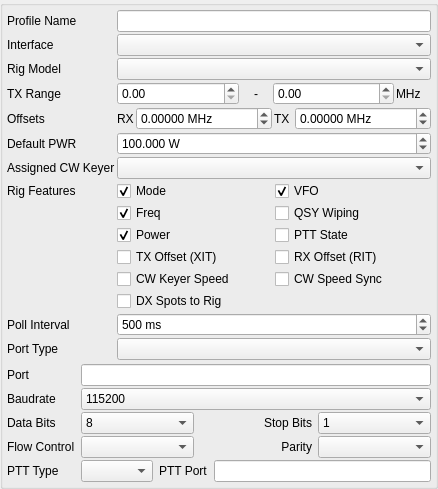
               <widget class="QGroupBox" name="rigProfileGroup">
                <property name="sizePolicy">
                 <sizepolicy hsizetype="Maximum" vsizetype="Maximum">
                  <horstretch>0</horstretch>
                  <verstretch>0</verstretch>
                 </sizepolicy>
                </property>
                <property name="minimumSize">
                 <size>
                  <width>410</width>
                  <height>0</height>
                 </size>
                </property>
                <property name="title">
                 <string/>
                </property>
                <property name="flat">
                 <bool>false</bool>
                </property>
                <layout class="QFormLayout" name="formLayout_7">
                 <property name="horizontalSpacing">
                  <number>2</number>
                 </property>
                 <property name="verticalSpacing">
                  <number>2</number>
                 </property>
                 <property name="leftMargin">
                  <number>4</number>
                 </property>
                 <property name="topMargin">
                  <number>4</number>
                 </property>
                 <property name="rightMargin">
                  <number>4</number>
                 </property>
                 <property name="bottomMargin">
                  <number>4</number>
                 </property>
                 <item row="0" column="0">
                  <widget class="QLabel" name="rigProfileNameLabel">
                   <property name="text">
                    <string>Profile Name</string>
                   </property>
                  </widget>
                 </item>
                 <item row="0" column="1">
                  <widget class="QLineEdit" name="rigProfileNameEdit">
                   <property name="toolTip">
                    <string/>
                   </property>
                   <property name="maxLength">
                    <number>25</number>
                   </property>
                  </widget>
                 </item>
                 <item row="1" column="0">
                  <widget class="QLabel" name="rigInterfaceLabel">
                   <property name="text">
                    <string>Interface</string>
                   </property>
                  </widget>
                 </item>
                 <item row="1" column="1">
                  <widget class="QComboBox" name="rigInterfaceCombo"/>
                 </item>
                 <item row="2" column="0">
                  <widget class="QLabel" name="rigModelLabel">
                   <property name="text">
                    <string>Rig Model</string>
                   </property>
                  </widget>
                 </item>
                 <item row="2" column="1">
                  <widget class="QComboBox" name="rigModelSelect"/>
                 </item>
                 <item row="3" column="0">
                  <widget class="QLabel" name="txRangeLabel">
                   <property name="toolTip">
                    <string>Minimum and maximum TX frequencies. Specific ranges are derived from allowed Band in the Setting.</string>
                   </property>
                   <property name="text">
                    <string>TX Range</string>
                   </property>
                  </widget>
                 </item>
                 <item row="3" column="1">
                  <layout class="QHBoxLayout" name="horizontalLayout_5">
                   <item>
                    <widget class="QDoubleSpinBox" name="rigTXFreqMinSpinBox">
                     <property name="toolTip">
                      <string>Minimum and maximum TX frequencies. Specific ranges are derived from allowed Band in the Setting.</string>
                     </property>
                     <property name="maximum">
                      <double>250000.000000000000000</double>
                     </property>
                    </widget>
                   </item>
                   <item>
                    <widget class="QLabel" name="rigTXFreqSepLabel">
                     <property name="maximumSize">
                      <size>
                       <width>30</width>
                       <height>16777215</height>
                      </size>
                     </property>
                     <property name="text">
                      <string>-</string>
                     </property>
                     <property name="alignment">
                      <set>Qt::AlignCenter</set>
                     </property>
                    </widget>
                   </item>
                   <item>
                    <widget class="QDoubleSpinBox" name="rigTXFreqMaxSpinBox">
                     <property name="toolTip">
                      <string>Minimum and maximum TX frequencies. Specific ranges are derived from allowed Band in the Setting.</string>
                     </property>
                     <property name="maximum">
                      <double>250000.000000000000000</double>
                     </property>
                    </widget>
                   </item>
                   <item>
                    <widget class="QLabel" name="rigTXFreqUnitsLabel">
                     <property name="maximumSize">
                      <size>
                       <width>35</width>
                       <height>16777215</height>
                      </size>
                     </property>
                     <property name="text">
                      <string>MHz</string>
                     </property>
                    </widget>
                   </item>
                  </layout>
                 </item>
                 <item row="4" column="0">
                  <widget class="QLabel" name="rigOffsetsLabel">
                   <property name="text">
                    <string>Offsets</string>
                   </property>
                  </widget>
                 </item>
                 <item row="4" column="1">
                  <layout class="QHBoxLayout" name="horizontalLayout_2">
                   <item>
                    <widget class="QLabel" name="rigRXOffsetLabel">
                     <property name="text">
                      <string>RX</string>
                     </property>
                    </widget>
                   </item>
                   <item>
                    <widget class="QDoubleSpinBox" name="rigRXOffsetSpinBox">
                     <property name="sizePolicy">
                      <sizepolicy hsizetype="Minimum" vsizetype="Fixed">
                       <horstretch>0</horstretch>
                       <verstretch>0</verstretch>
                      </sizepolicy>
                     </property>
                     <property name="toolTip">
                      <string>Enter manually RIT or Transverter Offset</string>
                     </property>
                     <property name="suffix">
                      <string> MHz</string>
                     </property>
                     <property name="decimals">
                      <number>5</number>
                     </property>
                     <property name="minimum">
                      <double>-9999999.999989999458194</double>
                     </property>
                     <property name="maximum">
                      <double>9999999.999989999458194</double>
                     </property>
                     <property name="value">
                      <double>0.000000000000000</double>
                     </property>
                    </widget>
                   </item>
                   <item>
                    <widget class="QLabel" name="rigTXOffsetLabel">
                     <property name="text">
                      <string>TX </string>
                     </property>
                    </widget>
                   </item>
                   <item>
                    <widget class="QDoubleSpinBox" name="rigTXOffsetSpinBox">
                     <property name="toolTip">
                      <string>Enter manually XIT or Transverter offset</string>
                     </property>
                     <property name="prefix">
                      <string/>
                     </property>
                     <property name="suffix">
                      <string> MHz</string>
                     </property>
                     <property name="decimals">
                      <number>5</number>
                     </property>
                     <property name="minimum">
                      <double>-9999999.999989999458194</double>
                     </property>
                     <property name="maximum">
                      <double>9999999.999989999458194</double>
                     </property>
                    </widget>
                   </item>
                  </layout>
                 </item>
                 <item row="5" column="0">
                  <widget class="QLabel" name="rigPWRDefaultLabel">
                   <property name="text">
                    <string>Default PWR</string>
                   </property>
                  </widget>
                 </item>
                 <item row="5" column="1">
                  <widget class="QDoubleSpinBox" name="rigPWRDefaultSpinBox">
                   <property name="toolTip">
                    <string>Enter default PWR (ex. when Rig is disconnected)</string>
                   </property>
                   <property name="specialValueText">
                    <string>Blank</string>
                   </property>
                   <property name="suffix">
                    <string> W</string>
                   </property>
                   <property name="decimals">
                    <number>3</number>
                   </property>
                   <property name="maximum">
                    <double>1000000.000000000000000</double>
                   </property>
                   <property name="value">
                    <double>100.000000000000000</double>
                   </property>
                  </widget>
                 </item>
                 <item row="6" column="0">
                  <widget class="QLabel" name="rigAssignedCWKeyLabel">
                   <property name="text">
                    <string>Assigned CW Keyer</string>
                   </property>
                  </widget>
                 </item>
                 <item row="6" column="1">
                  <widget class="QComboBox" name="rigAssignedCWKeyCombo"/>
                 </item>
                 <item row="7" column="0">
                  <widget class="QLabel" name="rigFeaturesLabel">
                   <property name="text">
                    <string>Rig Features</string>
                   </property>
                  </widget>
                 </item>
                 <item row="7" column="1">
                  <layout class="QHBoxLayout" name="horizontalLayout_6">
                   <property name="topMargin">
                    <number>0</number>
                   </property>
                   <property name="rightMargin">
                    <number>0</number>
                   </property>
                   <item>
                    <widget class="QCheckBox" name="rigGetModeCheckBox">
                     <property name="text">
                      <string>Mode</string>
                     </property>
                     <property name="checked">
                      <bool>true</bool>
                     </property>
                    </widget>
                   </item>
                   <item>
                    <widget class="QCheckBox" name="rigGetVFOCheckBox">
                     <property name="text">
                      <string>VFO</string>
                     </property>
                     <property name="checked">
                      <bool>true</bool>
                     </property>
                    </widget>
                   </item>
                  </layout>
                 </item>
                 <item row="8" column="1">
                  <layout class="QHBoxLayout" name="horizontalLayout_7">
                   <property name="topMargin">
                    <number>0</number>
                   </property>
                   <item>
                    <widget class="QCheckBox" name="rigGetFreqCheckBox">
                     <property name="text">
                      <string>Freq</string>
                     </property>
                     <property name="checked">
                      <bool>true</bool>
                     </property>
                    </widget>
                   </item>
                   <item>
                    <widget class="QCheckBox" name="rigQSYWipingCheckBox">
                     <property name="text">
                      <string>QSY Wiping</string>
                     </property>
                    </widget>
                   </item>
                  </layout>
                 </item>
                 <item row="9" column="1">
                  <layout class="QHBoxLayout" name="horizontalLayout_10">
                   <property name="topMargin">
                    <number>0</number>
                   </property>
                   <item>
                    <widget class="QCheckBox" name="rigGetPWRCheckBox">
                     <property name="text">
                      <string>Power</string>
                     </property>
                     <property name="checked">
                      <bool>true</bool>
                     </property>
                    </widget>
                   </item>
                   <item>
                    <widget class="QCheckBox" name="rigGetPTTStateCheckBox">
                     <property name="text">
                      <string>PTT State</string>
                     </property>
                    </widget>
                   </item>
                  </layout>
                 </item>
                 <item row="10" column="0">
                  <widget class="QLabel" name="dummyLabel">
                   <property name="text">
                    <string/>
                   </property>
                  </widget>
                 </item>
                 <item row="10" column="1">
                  <layout class="QHBoxLayout" name="horizontalLayout_8">
                   <item>
                    <widget class="QCheckBox" name="rigGetXITCheckBox">
                     <property name="text">
                      <string>TX Offset (XIT)</string>
                     </property>
                    </widget>
                   </item>
                   <item>
                    <widget class="QCheckBox" name="rigGetRITCheckBox">
                     <property name="text">
                      <string>RX Offset (RIT)</string>
                     </property>
                    </widget>
                   </item>
                  </layout>
                 </item>
                 <item row="11" column="1">
                  <layout class="QHBoxLayout" name="horizontalLayout_11">
                   <property name="bottomMargin">
                    <number>0</number>
                   </property>
                   <item>
                    <widget class="QCheckBox" name="rigGetKeySpeedCheckBox">
                     <property name="text">
                      <string>CW Keyer Speed</string>
                     </property>
                    </widget>
                   </item>
                   <item>
                    <widget class="QCheckBox" name="rigKeySpeedSyncCheckBox">
                     <property name="text">
                      <string>CW Speed Sync</string>
                     </property>
                    </widget>
                   </item>
                  </layout>
                 </item>
                 <item row="13" column="0">
                  <widget class="QLabel" name="rigPollIntervalLabel">
                   <property name="text">
                    <string>Poll Interval</string>
                   </property>
                  </widget>
                 </item>
                 <item row="13" column="1">
                  <widget class="QSpinBox" name="rigPollIntervalSpinBox">
                   <property name="sizePolicy">
                    <sizepolicy hsizetype="Preferred" vsizetype="Fixed">
                     <horstretch>0</horstretch>
                     <verstretch>0</verstretch>
                    </sizepolicy>
                   </property>
                   <property name="suffix">
                    <string> ms</string>
                   </property>
                   <property name="minimum">
                    <number>100</number>
                   </property>
                   <property name="maximum">
                    <number>60000</number>
                   </property>
                   <property name="value">
                    <number>500</number>
                   </property>
                  </widget>
                 </item>
                 <item row="14" column="0">
                  <widget class="QLabel" name="rigPortTypeLabel">
                   <property name="text">
                    <string>Port Type</string>
                   </property>
                  </widget>
                 </item>
                 <item row="14" column="1">
                  <widget class="QComboBox" name="rigPortTypeCombo"/>
                 </item>
                 <item row="15" column="0" colspan="2">
                  <widget class="QStackedWidget" name="rigStackedWidget">
                   <property name="sizePolicy">
                    <sizepolicy hsizetype="Expanding" vsizetype="Maximum">
                     <horstretch>0</horstretch>
                     <verstretch>0</verstretch>
                    </sizepolicy>
                   </property>
                   <property name="frameShape">
                    <enum>QFrame::NoFrame</enum>
                   </property>
                   <property name="currentIndex">
                    <number>0</number>
                   </property>
                   <widget class="QWidget" name="rigSerialPage">
                    <layout class="QFormLayout" name="formLayout_9">
                     <property name="formAlignment">
                      <set>Qt::AlignLeading|Qt::AlignLeft|Qt::AlignTop</set>
                     </property>
                     <property name="horizontalSpacing">
                      <number>6</number>
                     </property>
                     <property name="verticalSpacing">
                      <number>2</number>
                     </property>
                     <property name="leftMargin">
                      <number>0</number>
                     </property>
                     <property name="topMargin">
                      <number>2</number>
                     </property>
                     <property name="rightMargin">
                      <number>0</number>
                     </property>
                     <property name="bottomMargin">
                      <number>0</number>
                     </property>
                     <item row="0" column="0">
                      <widget class="QLabel" name="rigPortLabel">
                       <property name="text">
                        <string>Port</string>
                       </property>
                      </widget>
                     </item>
                     <item row="0" column="1">
                      <widget class="QLineEdit" name="rigPortEdit">
                       <property name="sizePolicy">
                        <sizepolicy hsizetype="Preferred" vsizetype="Fixed">
                         <horstretch>0</horstretch>
                         <verstretch>0</verstretch>
                        </sizepolicy>
                       </property>
                       <property name="toolTip">
                        <string>Use COMxx for Window or path to COM port under Unix-like OS</string>
                       </property>
                       <property name="text">
                        <string/>
                       </property>
                      </widget>
                     </item>
                     <item row="2" column="0">
                      <widget class="QLabel" name="rigBaudLabel">
                       <property name="sizePolicy">
                        <sizepolicy hsizetype="Expanding" vsizetype="Expanding">
                         <horstretch>0</horstretch>
                         <verstretch>0</verstretch>
                        </sizepolicy>
                       </property>
                       <property name="text">
                        <string>Baudrate</string>
                       </property>
                      </widget>
                     </item>
                     <item row="2" column="1">
                      <widget class="QComboBox" name="rigBaudSelect">
                       <property name="sizePolicy">
                        <sizepolicy hsizetype="Preferred" vsizetype="Fixed">
                         <horstretch>0</horstretch>
                         <verstretch>0</verstretch>
                        </sizepolicy>
                       </property>
                       <property name="focusPolicy">
                        <enum>Qt::StrongFocus</enum>
                       </property>
                       <item>
                        <property name="text">
                         <string notr="true">115200</string>
                        </property>
                       </item>
                       <item>
                        <property name="text">
                         <string>57600</string>
                        </property>
                       </item>
                       <item>
                        <property name="text">
                         <string>38400</string>
                        </property>
                       </item>
                       <item>
                        <property name="text">
                         <string>19200</string>
                        </property>
                       </item>
                       <item>
                        <property name="text">
                         <string>9600</string>
                        </property>
                       </item>
                       <item>
                        <property name="text">
                         <string>4800</string>
                        </property>
                       </item>
                       <item>
                        <property name="text">
                         <string>2400</string>
                        </property>
                       </item>
                       <item>
                        <property name="text">
                         <string notr="true">1200</string>
                        </property>
                       </item>
                      </widget>
                     </item>
                     <item row="3" column="0">
                      <widget class="QLabel" name="rigDataBitsLabel">
                       <property name="text">
                        <string>Data Bits</string>
                       </property>
                      </widget>
                     </item>
                     <item row="5" column="0">
                      <widget class="QLabel" name="rigFlowControlLabel">
                       <property name="sizePolicy">
                        <sizepolicy hsizetype="MinimumExpanding" vsizetype="Preferred">
                         <horstretch>0</horstretch>
                         <verstretch>0</verstretch>
                        </sizepolicy>
                       </property>
                       <property name="minimumSize">
                        <size>
                         <width>0</width>
                         <height>0</height>
                        </size>
                       </property>
                       <property name="text">
                        <string>Flow Control</string>
                       </property>
                      </widget>
                     </item>
                     <item row="5" column="1">
                      <layout class="QHBoxLayout" name="horizontalLayout_17">
                       <property name="spacing">
                        <number>6</number>
                       </property>
                       <item>
                        <widget class="QComboBox" name="rigFlowControlSelect">
                         <property name="sizePolicy">
                          <sizepolicy hsizetype="Preferred" vsizetype="Fixed">
                           <horstretch>0</horstretch>
                           <verstretch>0</verstretch>
                          </sizepolicy>
                         </property>
                        </widget>
                       </item>
                       <item>
                        <widget class="QLabel" name="rigParityLabel">
                         <property name="sizePolicy">
                          <sizepolicy hsizetype="Preferred" vsizetype="Preferred">
                           <horstretch>0</horstretch>
                           <verstretch>0</verstretch>
                          </sizepolicy>
                         </property>
                         <property name="text">
                          <string>Parity</string>
                         </property>
                         <property name="alignment">
                          <set>Qt::AlignRight|Qt::AlignTrailing|Qt::AlignVCenter</set>
                         </property>
                        </widget>
                       </item>
                       <item>
                        <widget class="QComboBox" name="rigParitySelect">
                         <property name="sizePolicy">
                          <sizepolicy hsizetype="Preferred" vsizetype="Fixed">
                           <horstretch>0</horstretch>
                           <verstretch>0</verstretch>
                          </sizepolicy>
                         </property>
                        </widget>
                       </item>
                      </layout>
                     </item>
                     <item row="3" column="1">
                      <layout class="QHBoxLayout" name="horizontalLayout_26">
                       <property name="spacing">
                        <number>6</number>
                       </property>
                       <item>
                        <widget class="QComboBox" name="rigDataBitsSelect">
                         <property name="sizePolicy">
                          <sizepolicy hsizetype="Preferred" vsizetype="Fixed">
                           <horstretch>0</horstretch>
                           <verstretch>0</verstretch>
                          </sizepolicy>
                         </property>
                         <item>
                          <property name="text">
                           <string>8</string>
                          </property>
                         </item>
                         <item>
                          <property name="text">
                           <string>7</string>
                          </property>
                         </item>
                         <item>
                          <property name="text">
                           <string>6</string>
                          </property>
                         </item>
                         <item>
                          <property name="text">
                           <string>5</string>
                          </property>
                         </item>
                        </widget>
                       </item>
                       <item>
                        <widget class="QLabel" name="rigStopBitsLabel">
                         <property name="text">
                          <string>Stop Bits</string>
                         </property>
                         <property name="alignment">
                          <set>Qt::AlignRight|Qt::AlignTrailing|Qt::AlignVCenter</set>
                         </property>
                        </widget>
                       </item>
                       <item>
                        <widget class="QComboBox" name="rigStopBitsSelect">
                         <property name="sizePolicy">
                          <sizepolicy hsizetype="Preferred" vsizetype="Fixed">
                           <horstretch>0</horstretch>
                           <verstretch>0</verstretch>
                          </sizepolicy>
                         </property>
                         <item>
                          <property name="text">
                           <string>1</string>
                          </property>
                         </item>
                         <item>
                          <property name="text">
                           <string>2</string>
                          </property>
                         </item>
                        </widget>
                       </item>
                      </layout>
                     </item>
                     <item row="6" column="0">
                      <widget class="QLabel" name="rigPTTTypeLabel">
                       <property name="text">
                        <string>PTT Type</string>
                       </property>
                      </widget>
                     </item>
                     <item row="6" column="1">
                      <layout class="QHBoxLayout" name="horizontalLayout_32">
                       <property name="spacing">
                        <number>6</number>
                       </property>
                       <item>
                        <widget class="QComboBox" name="rigPTTTypeCombo"/>
                       </item>
                       <item>
                        <widget class="QLabel" name="rigPTTPortLabel">
                         <property name="text">
                          <string>PTT Port</string>
                         </property>
                        </widget>
                       </item>
                       <item>
                        <widget class="QLineEdit" name="rigPTTPortEdit"/>
                       </item>
                      </layout>
                     </item>
                    </layout>
                   </widget>
                   <widget class="QWidget" name="rigNetworkPage">
                    <layout class="QFormLayout" name="formLayout_8">
                     <property name="horizontalSpacing">
                      <number>6</number>
                     </property>
                     <property name="verticalSpacing">
                      <number>2</number>
                     </property>
                     <property name="leftMargin">
                      <number>0</number>
                     </property>
                     <property name="topMargin">
                      <number>2</number>
                     </property>
                     <property name="rightMargin">
                      <number>0</number>
                     </property>
                     <property name="bottomMargin">
                      <number>0</number>
                     </property>
                     <item row="0" column="0">
                      <widget class="QLabel" name="rigHostNameLabel">
                       <property name="text">
                        <string>Host Name</string>
                       </property>
                      </widget>
                     </item>
                     <item row="0" column="1">
                      <layout class="QHBoxLayout" name="horizontalLayout_27">
                       <property name="spacing">
                        <number>10</number>
                       </property>
                       <item>
                        <widget class="QLineEdit" name="rigHostNameEdit"/>
                       </item>
                       <item>
                        <widget class="QLabel" name="rigNetPortLabel">
                         <property name="text">
                          <string>Port</string>
                         </property>
                        </widget>
                       </item>
                       <item>
                        <widget class="QSpinBox" name="rigNetPortSpin">
                         <property name="toolTip">
                          <string/>
                         </property>
                         <property name="minimum">
                          <number>1</number>
                         </property>
                         <property name="maximum">
                          <number>65535</number>
                         </property>
                         <property name="value">
                          <number>4532</number>
                         </property>
                        </widget>
                       </item>
                      </layout>
                     </item>
                    </layout>
                   </widget>
                   <widget class="QWidget" name="page"/>
                  </widget>
                 </item>
                 <item row="12" column="1">
                  <layout class="QHBoxLayout" name="horizontalLayout_4">
                   <property name="bottomMargin">
                    <number>0</number>
                   </property>
                   <item>
                    <widget class="QCheckBox" name="rigDXSpots2RigCheckBox">
                     <property name="text">
                      <string>DX Spots to Rig</string>
                     </property>
                    </widget>
                   </item>
                  </layout>
                 </item>
                </layout>
               </widget>
